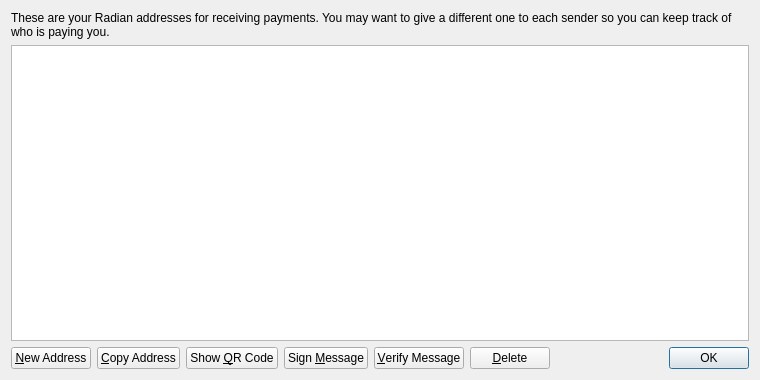
<?xml version="1.0" encoding="UTF-8"?>
<ui version="4.0">
 <class>AddressBookPage</class>
 <widget class="QWidget" name="AddressBookPage">
  <property name="geometry">
   <rect>
    <x>0</x>
    <y>0</y>
    <width>760</width>
    <height>380</height>
   </rect>
  </property>
  <property name="windowTitle">
   <string>Address Book</string>
  </property>
  <layout class="QVBoxLayout" name="verticalLayout">
   <item>
    <widget class="QLabel" name="labelExplanation">
     <property name="text">
      <string>These are your Radian addresses for receiving payments. You may want to give a different one to each sender so you can keep track of who is paying you.</string>
     </property>
     <property name="textFormat">
      <enum>Qt::PlainText</enum>
     </property>
     <property name="wordWrap">
      <bool>true</bool>
     </property>
    </widget>
   </item>
   <item>
    <widget class="QTableView" name="tableView">
     <property name="contextMenuPolicy">
      <enum>Qt::CustomContextMenu</enum>
     </property>
     <property name="toolTip">
      <string>Double-click to edit address or label</string>
     </property>
     <property name="tabKeyNavigation">
      <bool>false</bool>
     </property>
     <property name="alternatingRowColors">
      <bool>true</bool>
     </property>
     <property name="selectionMode">
      <enum>QAbstractItemView::SingleSelection</enum>
     </property>
     <property name="selectionBehavior">
      <enum>QAbstractItemView::SelectRows</enum>
     </property>
     <property name="sortingEnabled">
      <bool>true</bool>
     </property>
     <attribute name="verticalHeaderVisible">
      <bool>false</bool>
     </attribute>
    </widget>
   </item>
   <item>
    <layout class="QHBoxLayout" name="horizontalLayout">
     <item>
      <widget class="QPushButton" name="newAddressButton">
       <property name="toolTip">
        <string>Create a new address</string>
       </property>
       <property name="text">
        <string>&amp;New Address</string>
       </property>
       <property name="icon">
        <iconset resource="../bitcoin.qrc">
         <normaloff>:/icons/add</normaloff>:/icons/add</iconset>
       </property>
      </widget>
     </item>
     <item>
      <widget class="QPushButton" name="copyToClipboard">
       <property name="toolTip">
        <string>Copy the currently selected address to the system clipboard</string>
       </property>
       <property name="text">
        <string>&amp;Copy Address</string>
       </property>
       <property name="icon">
        <iconset resource="../bitcoin.qrc">
         <normaloff>:/icons/editcopy</normaloff>:/icons/editcopy</iconset>
       </property>
      </widget>
     </item>
     <item>
      <widget class="QPushButton" name="showQRCode">
       <property name="text">
        <string>Show &amp;QR Code</string>
       </property>
       <property name="icon">
        <iconset resource="../bitcoin.qrc">
         <normaloff>:/icons/qrcode</normaloff>:/icons/qrcode</iconset>
       </property>
      </widget>
     </item>
     <item>
      <widget class="QPushButton" name="signMessage">
       <property name="toolTip">
        <string>Sign a message to prove you own a Radian address</string>
       </property>
       <property name="text">
        <string>Sign &amp;Message</string>
       </property>
       <property name="icon">
        <iconset resource="../bitcoin.qrc">
         <normaloff>:/icons/edit</normaloff>:/icons/edit</iconset>
       </property>
      </widget>
     </item>
     <item>
      <widget class="QPushButton" name="verifyMessage">
       <property name="toolTip">
        <string>Verify a message to ensure it was signed with a specified Radian address</string>
       </property>
       <property name="text">
        <string>&amp;Verify Message</string>
       </property>
       <property name="icon">
        <iconset resource="../bitcoin.qrc">
         <normaloff>:/icons/transaction_0</normaloff>:/icons/transaction_0</iconset>
       </property>
      </widget>
     </item>
     <item>
      <widget class="QPushButton" name="deleteButton">
       <property name="toolTip">
        <string>Delete the currently selected address from the list</string>
       </property>
       <property name="text">
        <string>&amp;Delete</string>
       </property>
       <property name="icon">
        <iconset resource="../bitcoin.qrc">
         <normaloff>:/icons/remove</normaloff>:/icons/remove</iconset>
       </property>
      </widget>
     </item>
     <item>
      <spacer name="horizontalSpacer">
       <property name="orientation">
        <enum>Qt::Horizontal</enum>
       </property>
       <property name="sizeHint" stdset="0">
        <size>
         <width>40</width>
         <height>20</height>
        </size>
       </property>
      </spacer>
     </item>
     <item>
      <widget class="QDialogButtonBox" name="buttonBox">
       <property name="sizePolicy">
        <sizepolicy hsizetype="Maximum" vsizetype="Fixed">
         <horstretch>0</horstretch>
         <verstretch>0</verstretch>
        </sizepolicy>
       </property>
       <property name="standardButtons">
        <set>QDialogButtonBox::Ok</set>
       </property>
      </widget>
     </item>
    </layout>
   </item>
  </layout>
 </widget>
 <resources>
  <include location="../bitcoin.qrc"/>
 </resources>
 <connections/>
</ui>
